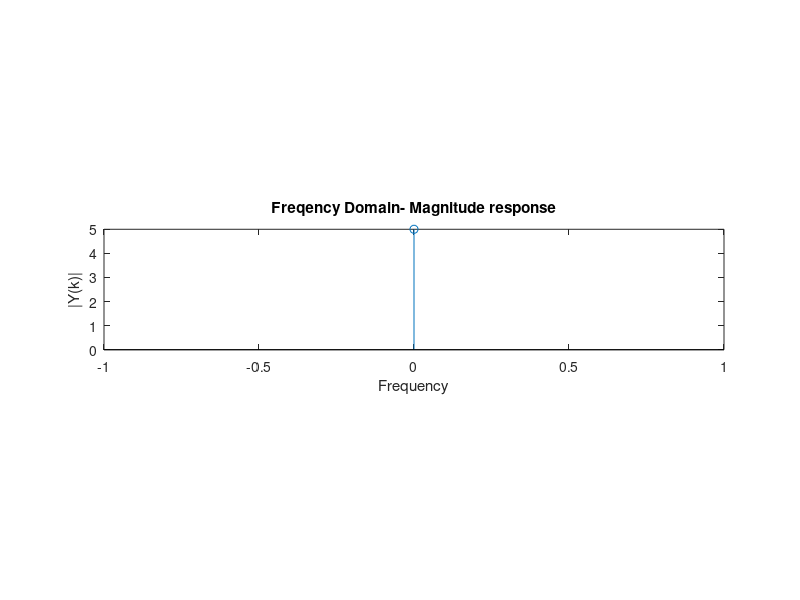

Reproduce this figure in MATLAB.
clc;
clear all;
close all;
x=input("Enter the sequnce: ");
N=length(x);
X=zeros(1,N);
tic
for k=0:N-1
    for n=0:N-1
        X(k+1)=X(k+1)+x(n+1)*exp(-j*pi/2*n*k);
    end
end
toc
%x1=input("Enter the second sequence: ");
Y=fft(X)
t=0:N-1;

subplot(312)
stem(t,abs(Y))
xlabel('Frequency');
ylabel('|Y(k)|');
title('Freqency Domain- Magnitude response')
